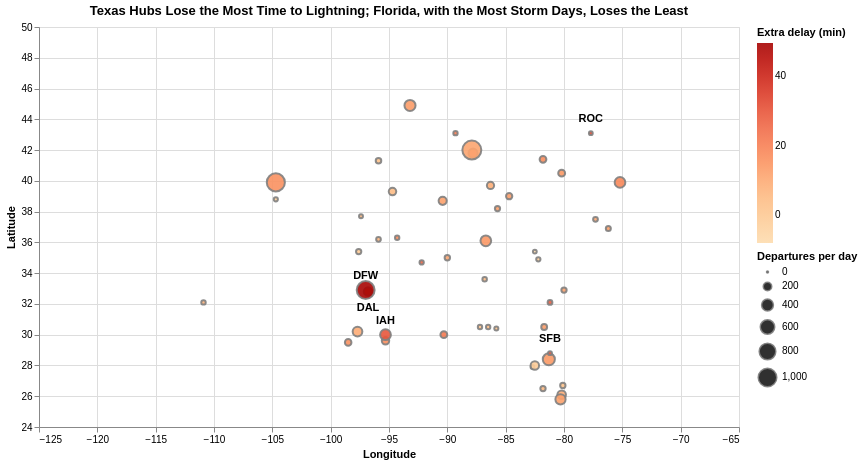

The notebook cell this image was saved under:
### Markdown cell above
Design changes: a bubble map with longitude on x and latitude on y, as in the flu map from class, so the airports form the shape of the US with no base map. Circle size encodes airport traffic and a sequential color encodes the extra delay. The five most sensitive airports are labeled (DAL is labeled below its circle, because it sits next to DFW). Interaction: click an airport to highlight every airport in the same state, and the title states the finding.

### Code cell
state_select = alt.selection_point(fields=['state'])

points = alt.Chart(q2).mark_circle(stroke='gray').encode(
    alt.X('lon:Q', title='Longitude', scale=alt.Scale(domain=[-125, -66])),
    alt.Y('lat:Q', title='Latitude', scale=alt.Scale(domain=[24, 50])),
    alt.Size('flights_per_day:Q', title='Departures per day'),
    alt.Color('sensitivity:Q', title='Extra delay (min)', scale=alt.Scale(scheme='orangered')),
    opacity=alt.condition(state_select, alt.value(0.9), alt.value(0.15)),
    tooltip=['origin', 'state', alt.Tooltip('sensitivity:Q', format='.1f'), 'lightning_days', 'flights_per_day']
).add_params(state_select)

top5 = q2.sort_values('sensitivity', ascending=False).head(5)
label_above = alt.Chart(top5[top5['origin'] != 'DAL']).mark_text(dy=-14, fontWeight='bold').encode(
    alt.X('lon:Q'), alt.Y('lat:Q'), text='origin')
label_below = alt.Chart(top5[top5['origin'] == 'DAL']).mark_text(dy=16, fontWeight='bold').encode(
    alt.X('lon:Q'), alt.Y('lat:Q'), text='origin')

(points + label_above + label_below).properties(
    title='Texas Hubs Lose the Most Time to Lightning; Florida, with the Most Storm Days, Loses the Least',
    width=700,
    height=400
)

### Figure 1 — Vega-Lite specification as saved in the notebook (floating-point values rounded to 4 significant figures)
{"config": {"view": {"continuousWidth": 300, "continuousHeight": 300}}, "layer": [{"data": {"name": "data-915f3d999206156ee82359ea84b74dd1"}, "mark": {"type": "circle", "stroke": "gray"}, "encoding": {"color": {"field": "sensitivity", "scale": {"scheme": "orangered"}, "title": "Extra delay (min)", "type": "quantitative"}, "opacity": {"condition": {"param": "param_2", "value": 0.9}, "value": 0.15}, "size": {"field": "flights_per_day", "title": "Departures per day", "type": "quantitative"}, "tooltip": [{"field": "origin", "type": "nominal"}, {"field": "state", "type": "nominal"}, {"field": "sensitivity", "format": ".1f", "type": "quantitative"}, {"field": "lightning_days", "type": "quantitative"}, {"field": "flights_per_day", "type": "quantitative"}], "x": {"field": "lon", "scale": {"domain": [-125, -66]}, "title": "Longitude", "type": "quantitative"}, "y": {"field": "lat", "scale": {"domain": [24, 50]}, "title": "Latitude", "type": "quantitative"}}, "name": "view_1"}, {"data": {"name": "data-e6c4462db0543326f6a19801bf7c5ff2"}, "mark": {"type": "text", "dy": -14, "fontWeight": "bold"}, "encoding": {"text": {"field": "origin", "type": "nominal"}, "x": {"field": "lon", "type": "quantitative"}, "y": {"field": "lat", "type": "quantitative"}}}, {"data": {"name": "data-c2969a0c8cc28768509a74ca1bfa0534"}, "mark": {"type": "text", "dy": 16, "fontWeight": "bold"}, "encoding": {"text": {"field": "origin", "type": "nominal"}, "x": {"field": "lon", "type": "quantitative"}, "y": {"field": "lat", "type": "quantitative"}}}], "height": 400, "params": [{"name": "param_2", "select": {"type": "point", "fields": ["state"]}, "views": ["view_1"]}], "title": "Texas Hubs Lose the Most Time to Lightning; Florida, with the Most Storm Days, Loses the Least", "width": 700, "$schema": "https://vega.github.io/schema/vega-lite/v5.20.1.json", "datasets": {"data-915f3d999206156ee82359ea84b74dd1": [{"origin": "AUS", "storm_delay": 29.41, "lightning_days": 4, "calm_delay": 19.84, "flights_per_day": 264.0, "state": "TX", "lat": 30.2, "lon": -97.7, "sensitivity": 9.565}, {"origin": "AVL", "storm_delay": 9.992, "lightning_days": 5, "calm_delay": 17.99, "flights_per_day": 30.96, "state": "NC", "lat": 35.4, "lon": -82.5, "sensitivity": -8.001}, {"origin": "BHM", "storm_delay": 23.41, "lightning_days": 4, "calm_delay": 18.68, "flights_per_day": 48.04, "state": "AL", "lat": 33.6, "lon": -86.8, "sensitivity": 4.726}, {"origin": "BNA", "storm_delay": 33.78, "lightning_days": 4, "calm_delay": 19.63, "flights_per_day": 325.0, "state": "TN", "lat": 36.1, "lon": -86.7, "sensitivity": 14.15}, {"origin": "CHS", "storm_delay": 26.42, "lightning_days": 5, "calm_delay": 14.76, "flights_per_day": 70.44, "state": "SC", "lat": 32.9, "lon": -80.0, "sensitivity": 11.66}, {"origin": "CLE", "storm_delay": 28.76, "lightning_days": 4, "calm_delay": 11.98, "flights_per_day": 122.0, "state": "OH", "lat": 41.4, "lon": -81.8, "sensitivity": 16.78}, {"origin": "COS", "storm_delay": 15.32, "lightning_days": 5, "calm_delay": 17.3, "flights_per_day": 38.84, "state": "CO", "lat": 38.8, "lon": -104.7, "sensitivity": -1.983}, {"origin": "CVG", "storm_delay": 26.76, "lightning_days": 4, "calm_delay": 13.66, "flights_per_day": 103.4, "state": "KY", "lat": 39.0, "lon": -84.7, "sensitivity": 13.1}, {"origin": "DAL", "storm_delay": 55.08, "lightning_days": 4, "calm_delay": 25.59, "flights_per_day": 200.7, "state": "TX", "lat": 32.8, "lon": -96.8, "sensitivity": 29.48}, {"origin": "DEN", "storm_delay": 33.42, "lightning_days": 4, "calm_delay": 17.55, "flights_per_day": 949.1, "state": "CO", "lat": 39.9, "lon": -104.7, "sensitivity": 15.87}, {"origin": "DFW", "storm_delay": 74.55, "lightning_days": 4, "calm_delay": 25.11, "flights_per_day": 928.2, "state": "TX", "lat": 32.9, "lon": -97.0, "sensitivity": 49.44}, {"origin": "ECP", "storm_delay": 16.87, "lightning_days": 14, "calm_delay": 14.61, "flights_per_day": 36.56, "state": "FL", "lat": 30.4, "lon": -85.8, "sensitivity": 2.254}, {"origin": "FLL", "storm_delay": 24.38, "lightning_days": 6, "calm_delay": 14.95, "flights_per_day": 204.6, "state": "FL", "lat": 26.1, "lon": -80.2, "sensitivity": 9.424}, {"origin": "GSP", "storm_delay": 17.7, "lightning_days": 4, "calm_delay": 19.12, "flights_per_day": 41.81, "state": "SC", "lat": 34.9, "lon": -82.2, "sensitivity": -1.421}, {"origin": "HOU", "storm_delay": 36.47, "lightning_days": 4, "calm_delay": 19.62, "flights_per_day": 151.6, "state": "TX", "lat": 29.6, "lon": -95.3, "sensitivity": 16.85}, {"origin": "IAH", "storm_delay": 45.11, "lightning_days": 7, "calm_delay": 15.86, "flights_per_day": 331.5, "state": "TX", "lat": 30.0, "lon": -95.3, "sensitivity": 29.25}, {"origin": "ICT", "storm_delay": 27.67, "lightning_days": 9, "calm_delay": 22.14, "flights_per_day": 33.76, "state": "KS", "lat": 37.7, "lon": -97.4, "sensitivity": 5.534}, {"origin": "IND", "storm_delay": 20.64, "lightning_days": 5, "calm_delay": 11.56, "flights_per_day": 141.4, "state": "IN", "lat": 39.7, "lon": -86.3, "sensitivity": 9.078}, {"origin": "JAX", "storm_delay": 30.18, "lightning_days": 9, "calm_delay": 16.78, "flights_per_day": 88.81, "state": "FL", "lat": 30.5, "lon": -81.7, "sensitivity": 13.39}, {"origin": "LIT", "storm_delay": 39.34, "lightning_days": 5, "calm_delay": 13.5, "flights_per_day": 42.04, "state": "AR", "lat": 34.7, "lon": -92.2, "sensitivity": 25.84}, {"origin": "MCI", "storm_delay": 19.65, "lightning_days": 8, "calm_delay": 14.97, "flights_per_day": 153.6, "state": "MO", "lat": 39.3, "lon": -94.7, "sensitivity": 4.685}, {"origin": "MCO", "storm_delay": 28.43, "lightning_days": 12, "calm_delay": 14.53, "flights_per_day": 417.1, "state": "FL", "lat": 28.4, "lon": -81.3, "sensitivity": 13.9}, {"origin": "MDW", "storm_delay": 40.41, "lightning_days": 5, "calm_delay": 19.38, "flights_per_day": 229.1, "state": "IL", "lat": 41.8, "lon": -87.8, "sensitivity": 21.03}, {"origin": "MEM", "storm_delay": 26.74, "lightning_days": 6, "calm_delay": 16.14, "flights_per_day": 73.92, "state": "TN", "lat": 35.0, "lon": -90.0, "sensitivity": 10.6}, {"origin": "MIA", "storm_delay": 24.71, "lightning_days": 8, "calm_delay": 12.85, "flights_per_day": 295.0, "state": "FL", "lat": 25.8, "lon": -80.3, "sensitivity": 11.86}, {"origin": "MSN", "storm_delay": 32.76, "lightning_days": 5, "calm_delay": 12.0, "flights_per_day": 43.52, "state": "WI", "lat": 43.1, "lon": -89.3, "sensitivity": 20.77}, {"origin": "MSP", "storm_delay": 22.81, "lightning_days": 5, "calm_delay": 9.551, "flights_per_day": 348.7, "state": "MN", "lat": 44.9, "lon": -93.2, "sensitivity": 13.25}, {"origin": "MSY", "storm_delay": 38.61, "lightning_days": 7, "calm_delay": 17.06, "flights_per_day": 125.0, "state": "LA", "lat": 30.0, "lon": -90.3, "sensitivity": 21.56}, {"origin": "OKC", "storm_delay": 16.98, "lightning_days": 5, "calm_delay": 17.36, "flights_per_day": 70.4, "state": "OK", "lat": 35.4, "lon": -97.6, "sensitivity": -0.3817}, {"origin": "OMA", "storm_delay": 20.66, "lightning_days": 5, "calm_delay": 17.4, "flights_per_day": 78.56, "state": "NE", "lat": 41.3, "lon": -95.9, "sensitivity": 3.266}, {"origin": "ORD", "storm_delay": 29.76, "lightning_days": 7, "calm_delay": 18.53, "flights_per_day": 1046.0, "state": "IL", "lat": 42.0, "lon": -87.9, "sensitivity": 11.23}, {"origin": "ORF", "storm_delay": 32.09, "lightning_days": 5, "calm_delay": 19.16, "flights_per_day": 62.36, "state": "VA", "lat": 36.9, "lon": -76.2, "sensitivity": 12.93}, {"origin": "PBI", "storm_delay": 19.42, "lightning_days": 9, "calm_delay": 16.41, "flights_per_day": 72.43, "state": "FL", "lat": 26.7, "lon": -80.1, "sensitivity": 3.012}, {"origin": "PHL", "storm_delay": 35.63, "lightning_days": 4, "calm_delay": 17.61, "flights_per_day": 322.3, "state": "PA", "lat": 39.9, "lon": -75.2, "sensitivity": 18.03}, {"origin": "PIE", "storm_delay": 6.735, "lightning_days": 9, "calm_delay": 13.46, "flights_per_day": 30.76, "state": "FL", "lat": 27.9, "lon": -82.7, "sensitivity": -6.726}, {"origin": "PIT", "storm_delay": 25.78, "lightning_days": 6, "calm_delay": 11.66, "flights_per_day": 128.0, "state": "PA", "lat": 40.5, "lon": -80.2, "sensitivity": 14.12}, {"origin": "PNS", "storm_delay": 18.19, "lightning_days": 6, "calm_delay": 15.72, "flights_per_day": 44.21, "state": "FL", "lat": 30.5, "lon": -87.2, "sensitivity": 2.467}, {"origin": "RIC", "storm_delay": 24.51, "lightning_days": 6, "calm_delay": 14.31, "flights_per_day": 55.38, "state": "VA", "lat": 37.5, "lon": -77.3, "sensitivity": 10.21}, {"origin": "ROC", "storm_delay": 44.38, "lightning_days": 4, "calm_delay": 12.83, "flights_per_day": 30.73, "state": "NY", "lat": 43.1, "lon": -77.7, "sensitivity": 31.56}, {"origin": "RSW", "storm_delay": 16.75, "lightning_days": 10, "calm_delay": 10.84, "flights_per_day": 70.5, "state": "FL", "lat": 26.5, "lon": -81.8, "sensitivity": 5.904}, {"origin": "SAT", "storm_delay": 34.34, "lightning_days": 5, "calm_delay": 18.47, "flights_per_day": 113.8, "state": "TX", "lat": 29.5, "lon": -98.5, "sensitivity": 15.87}, {"origin": "SAV", "storm_delay": 39.07, "lightning_days": 6, "calm_delay": 11.26, "flights_per_day": 54.75, "state": "GA", "lat": 32.1, "lon": -81.2, "sensitivity": 27.8}, {"origin": "SDF", "storm_delay": 26.43, "lightning_days": 6, "calm_delay": 14.15, "flights_per_day": 67.42, "state": "KY", "lat": 38.2, "lon": -85.7, "sensitivity": 12.28}, {"origin": "SFB", "storm_delay": 46.66, "lightning_days": 12, "calm_delay": 18.42, "flights_per_day": 32.83, "state": "FL", "lat": 28.8, "lon": -81.2, "sensitivity": 28.25}, {"origin": "STL", "storm_delay": 30.02, "lightning_days": 7, "calm_delay": 17.86, "flights_per_day": 181.4, "state": "MO", "lat": 38.7, "lon": -90.4, "sensitivity": 12.17}, {"origin": "TPA", "storm_delay": 14.64, "lightning_days": 5, "calm_delay": 15.84, "flights_per_day": 198.8, "state": "FL", "lat": 28.0, "lon": -82.5, "sensitivity": -1.201}, {"origin": "TUL", "storm_delay": 21.65, "lightning_days": 10, "calm_delay": 15.09, "flights_per_day": 52.6, "state": "OK", "lat": 36.2, "lon": -95.9, "sensitivity": 6.562}, {"origin": "TUS", "storm_delay": 18.54, "lightning_days": 5, "calm_delay": 11.3, "flights_per_day": 46.56, "state": "AZ", "lat": 32.1, "lon": -110.9, "sensitivity": 7.246}, {"origin": "VPS", "storm_delay": 29.26, "lightning_days": 6, "calm_delay": 24.14, "flights_per_day": 44.04, "state": "FL", "lat": 30.5, "lon": -86.5, "sensitivity": 5.123}, {"origin": "XNA", "storm_delay": 35.39, "lightning_days": 8, "calm_delay": 18.25, "flights_per_day": 44.68, "state": "AR", "lat": 36.3, "lon": -94.3, "sensitivity": 17.15}], "data-e6c4462db0543326f6a19801bf7c5ff2": [{"origin": "DFW", "storm_delay": 74.55, "lightning_days": 4, "calm_delay": 25.11, "flights_per_day": 928.2, "state": "TX", "lat": 32.9, "lon": -97.0, "sensitivity": 49.44}, {"origin": "ROC", "storm_delay": 44.38, "lightning_days": 4, "calm_delay": 12.83, "flights_per_day": 30.73, "state": "NY", "lat": 43.1, "lon": -77.7, "sensitivity": 31.56}, {"origin": "IAH", "storm_delay": 45.11, "lightning_days": 7, "calm_delay": 15.86, "flights_per_day": 331.5, "state": "TX", "lat": 30.0, "lon": -95.3, "sensitivity": 29.25}, {"origin": "SFB", "storm_delay": 46.66, "lightning_days": 12, "calm_delay": 18.42, "flights_per_day": 32.83, "state": "FL", "lat": 28.8, "lon": -81.2, "sensitivity": 28.25}], "data-c2969a0c8cc28768509a74ca1bfa0534": [{"origin": "DAL", "storm_delay": 55.08, "lightning_days": 4, "calm_delay": 25.59, "flights_per_day": 200.7, "state": "TX", "lat": 32.8, "lon": -96.8, "sensitivity": 29.48}]}}
